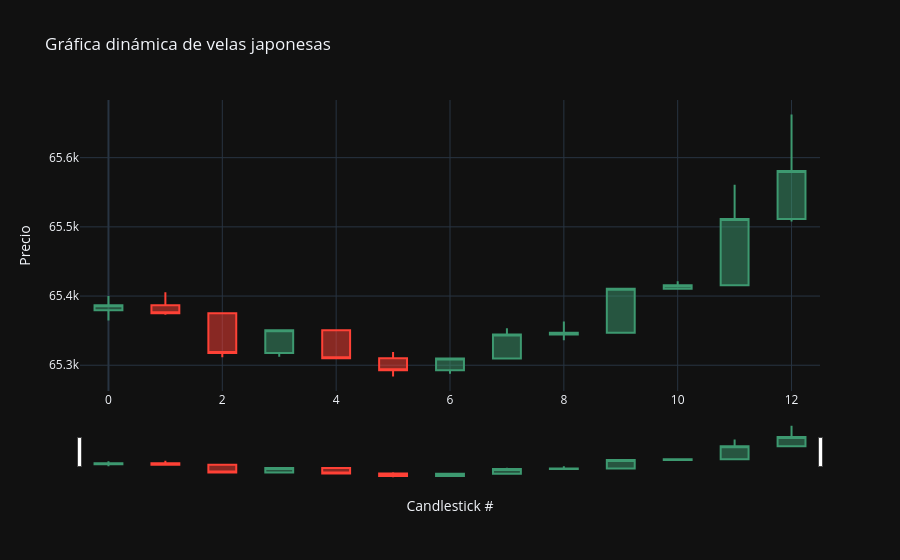

The code cell stored with this chart in its notebook:
### Code cell
ws.run_forever()

### Figure 1 — Plotly figure (JSON) as saved in the notebook; plotly's stock layout.template omitted (floating-point values rounded to 4 significant figures)
{"data": [{"close": [65390.0, 65380.0, 65320.0, 65350.0, 65310.0, 65290.0, 65310.0, 65340.0, 65350.0, 65410.0, 65420.0, 65510.0, 65580.0], "high": [65400.0, 65410.0, 65380.0, 65350.0, 65350.0, 65320.0, 65310.0, 65350.0, 65360.0, 65410.0, 65420.0, 65560.0, 65660.0], "low": [65360.0, 65370.0, 65310.0, 65310.0, 65310.0, 65280.0, 65290.0, 65310.0, 65340.0, 65350.0, 65410.0, 65420.0, 65510.0], "name": "Velas japonesas", "open": [65380.0, 65390.0, 65380.0, 65320.0, 65350.0, 65310.0, 65290.0, 65310.0, 65340.0, 65350.0, 65410.0, 65420.0, 65510.0], "x": [0, 1, 2, 3, 4, 5, 6, 7, 8, 9, 10, 11, 12], "type": "candlestick"}], "layout": {"title": {"text": "Gráfica dinámica de velas japonesas"}, "xaxis": {"title": {"text": "Candlestick #"}}, "yaxis": {"title": {"text": "Precio"}}}}
